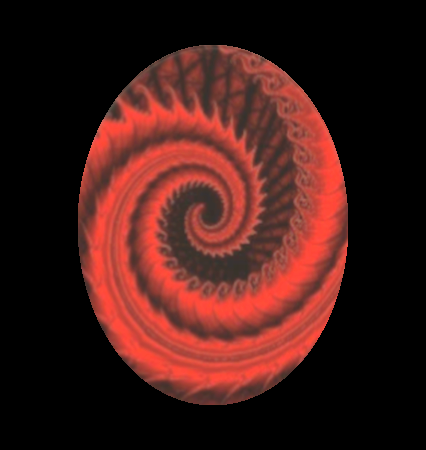
#> input picture stimuli/Nonsocial1.png, 426 x 450 px, found by its file name; its folder holds 4 pictures in this run
$ python edit_imgs.py
#> lines starting #> are read from the running program, lines starting #| are printed output that depends on the picture; pictures that were not available may be replaced by others from this repository, and a replacement may not be noted
import os
import cv2
import numpy as np
from skimage import filters, color, io, exposure

# Function to calculate contrast (standard deviation of pixel values)
def calculate_contrast(image):
    return np.std(image)

# Function to calculate luminance
def calculate_luminance(image):
    # Convert to YUV and take the Y channel as an approximation of luminance
    yuv_image = cv2.cvtColor(image, cv2.COLOR_BGR2YUV)
    y_channel = yuv_image[:, :, 0]
    return np.average(y_channel)

# Function to calculate visual complexity (edge density)
def calculate_complexity(image):
    gray_image = cv2.cvtColor(image, cv2.COLOR_BGR2GRAY)
    edges = filters.sobel(gray_image)
    edge_density = np.sum(edges > np.mean(edges)) / np.prod(edges.shape)
    return edge_density

# Function to adjust the luminance of an image
def adjust_luminance(image, target_luminance, white_threshold=245):
    # Convert to YUV and take the Y channel as an approximation of luminance
    yuv_image = cv2.cvtColor(image, cv2.COLOR_BGR2YUV)
    y_channel, u_channel, v_channel = cv2.split(yuv_image)

    # Determine which pixels are not white
    not_white_mask = np.all(image < white_threshold, axis=2)

    # Calculate the average luminance of non-white pixels
    current_luminance = np.mean(y_channel[not_white_mask])

    # Calculate the current luminance and the necessary scaling factor
    current_luminance = np.mean(y_channel)
    scaling_factor = target_luminance / current_luminance

    # Scale the Y channel
    y_channel = np.clip(y_channel * scaling_factor, 0, 255).astype(y_channel.dtype)

    # Merge the channels back and convert to BGR
    adjusted_yuv = cv2.merge((y_channel, u_channel, v_channel))
    adjusted_img = cv2.cvtColor(adjusted_yuv, cv2.COLOR_YUV2BGR)

    return adjusted_img

# Function to adjust the contrast of an image
def adjust_contrast(image, target_std):
    img_std = np.std(image)
    if img_std > 0:
        adjusted_img = exposure.rescale_intensity(image, in_range=(np.percentile(image, 2), np.percentile(image, 98)))
        adjusted_img = ((adjusted_img - np.mean(adjusted_img)) / np.std(adjusted_img)) * target_std + np.mean(adjusted_img)
    else:
        adjusted_img = image
    return np.clip(adjusted_img, 0, 255).astype(np.uint8)

# Load images
dir_path = os.getcwd()
file_path = os.path.join(dir_path, "stimuli", "originals")
files = [os.path.join("stimuli", "originals", item) for item in os.listdir(file_path) if item.endswith(".png")]
file_names = [os.path.join("stimuli", item) for item in os.listdir(file_path) if item.endswith(".png")]
files.sort()
file_names.sort()

images = [cv2.imread(file) for file in files]
#> images = 1 item

# Calculate metrics for each image
contrasts = [calculate_contrast(image) for image in images]
#> contrasts = [60.12]
luminances = [calculate_luminance(image) for image in images]
#> in calculate_luminance, `yuv_image = cv2.cvtColor(image, cv2.COLOR_BGR2YUV)`: yuv_image: shape (450, 426, 3); mean of channels 0, 1, 2 38.2, 120.7, 152
#> in calculate_luminance, image is the input picture: shape (450, 426, 3); mean B, G, R 23.3, 27.1, 65.5
#> in calculate_luminance, `y_channel = yuv_image[:, :, 0]`:
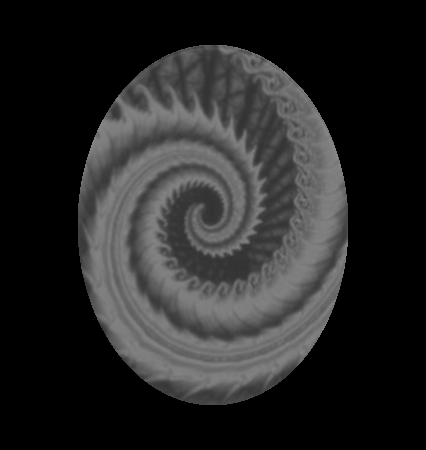
#> y_channel: shape (450, 426); min 0, max 137, mean 38.2
#> luminances = [38.18]
complexities = [calculate_complexity(image) for image in images]
#> in calculate_complexity, `edges = filters.sobel(gray_image)`:
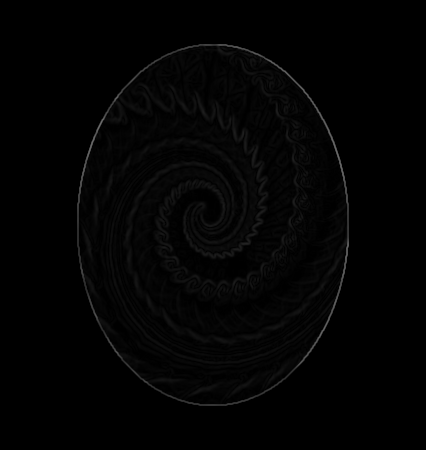
#> edges: shape (450, 426) float64; min 0, max 0.417, mean 0.0121
#> in calculate_complexity, `edge_density = np.sum(edges > np.mean(edges)) / np.prod(edges.shape)`: edge_density = 0.293
#> complexities = [0.293]

mean_contrast = np.mean(contrasts)
#> mean_contrast = 60.12
std_contrast = np.std(contrasts)
#> std_contrast = 0
mean_luminance = np.mean(luminances)
#> mean_luminance = 38.18
std_luminance = np.std(luminances)
#> std_luminance = 0

# Normalize images
normalized_images = []
for image in images:
    # image = images[0]

    # Adjust luminance
    image_luminance = calculate_luminance(image)
    if image_luminance < mean_luminance - std_luminance:
        target_luminance = mean_luminance - std_luminance
        image = adjust_luminance(image, target_luminance)
    elif image_luminance > mean_luminance + std_luminance:
        target_luminance = mean_luminance + std_luminance
        image = adjust_luminance(image, target_luminance)

    # Adjust contrast
    image_contrast = calculate_contrast(image)
    if image_contrast < mean_contrast - std_contrast:
        target_std = mean_contrast - std_contrast
        image = adjust_contrast(image, target_std)
    elif image_contrast > mean_contrast + std_contrast:
        target_std = mean_contrast + std_contrast
        image = adjust_contrast(image, target_std)

    normalized_images.append(image)
#> this loop made 1 pass
#> (image_luminance, image_contrast) on pass 1: (38.18, 60.12)
#> after the loop, normalized_images = 1 item

for image_name, image in zip(file_names, normalized_images):
    cv2.imwrite(image_name, image)
#> this loop made 1 pass
#> image_name on pass 1: 'stimuli/Nonsocial1.png'

$ run again, on stimuli/Social1.png
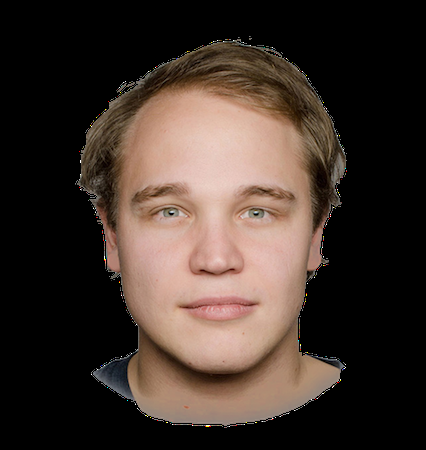
#> input picture stimuli/Social1.png, 426 x 450 px, found by its file name
#> images = 1 item
#> contrasts = [74.12]
#> yuv_image: shape (450, 426, 3); mean of channels 0, 1, 2 54.4, 122.9, 136.8
#> in calculate_luminance, image is the input picture: shape (450, 426, 3); mean B, G, R 44.1, 51.3, 64.5
#> in calculate_luminance, `y_channel = yuv_image[:, :, 0]`:
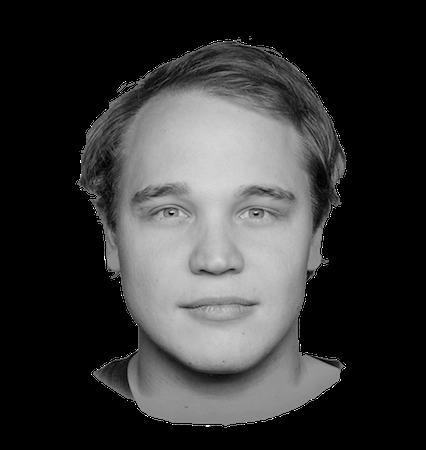
#> y_channel: shape (450, 426); min 0, max 255, mean 54.4
#> luminances = [54.42]
#> in calculate_complexity, `edges = filters.sobel(gray_image)`:
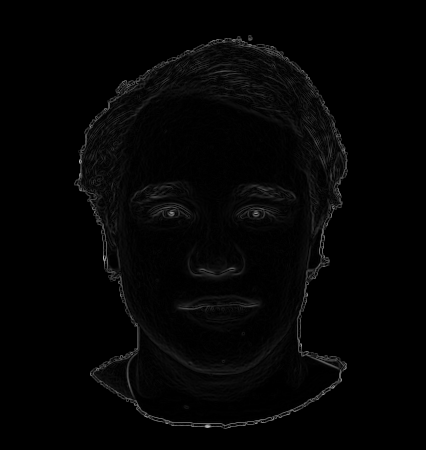
#> edges: shape (450, 426) float64; min 0, max 0.737, mean 0.0172
#> edge_density = 0.225
#> complexities = [0.225]
#> mean_contrast = 74.12
#> std_contrast = 0
#> mean_luminance = 54.42
#> std_luminance = 0
#> the loop `for image in images:` made 1 pass
#> (image_luminance, image_contrast) on pass 1: (54.42, 74.12)
#> after the loop `for image in images:`: normalized_images = 1 item
#> the loop `for image_name, image in zip(file_names, normalized_images):` made 1 pass
#> image_name on pass 1: 'stimuli/Social1.png'

$ run again, on stimuli/Social2.png
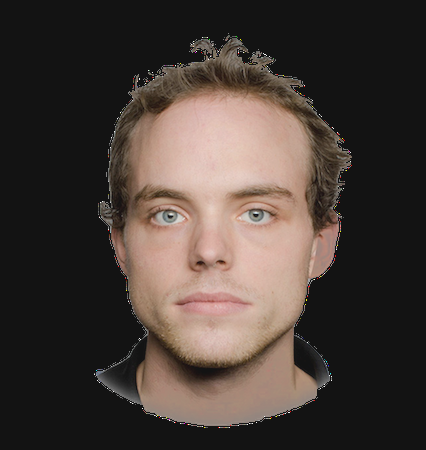
#> input picture stimuli/Social2.png, 426 x 450 px, found by its file name
#> images = 1 item
#> contrasts = [65.12]
#> yuv_image: shape (450, 426, 3); mean of channels 0, 1, 2 63.5, 124.1, 134.9
#> in calculate_luminance, image is the input picture: shape (450, 426, 3); mean B, G, R 55.6, 61.1, 71.4
#> in calculate_luminance, `y_channel = yuv_image[:, :, 0]`:
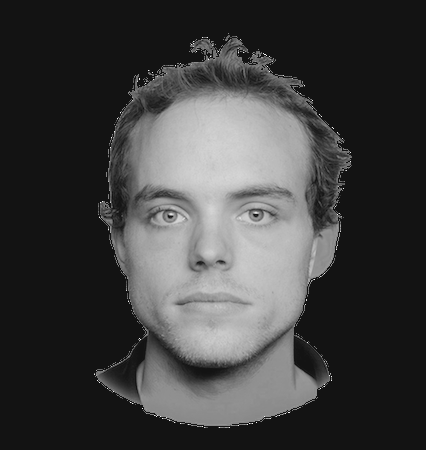
#> y_channel: shape (450, 426); min 19, max 242, mean 63.5
#> luminances = [63.55]
#> in calculate_complexity, `edges = filters.sobel(gray_image)`:
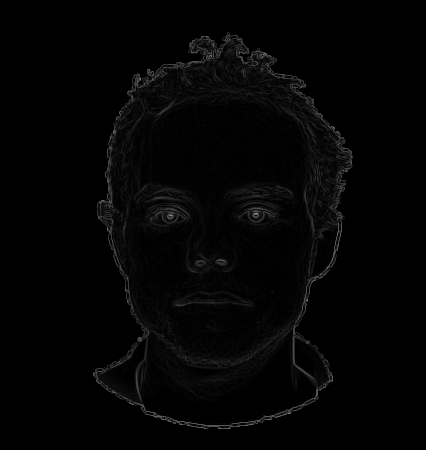
#> edges: shape (450, 426) float64; min 0, max 0.562, mean 0.0155
#> edge_density = 0.217
#> complexities = [0.217]
#> mean_contrast = 65.12
#> std_contrast = 0
#> mean_luminance = 63.55
#> std_luminance = 0
#> the loop `for image in images:` made 1 pass
#> (image_luminance, image_contrast) on pass 1: (63.55, 65.12)
#> after the loop `for image in images:`: normalized_images = 1 item
#> the loop `for image_name, image in zip(file_names, normalized_images):` made 1 pass
#> image_name on pass 1: 'stimuli/Social2.png'
